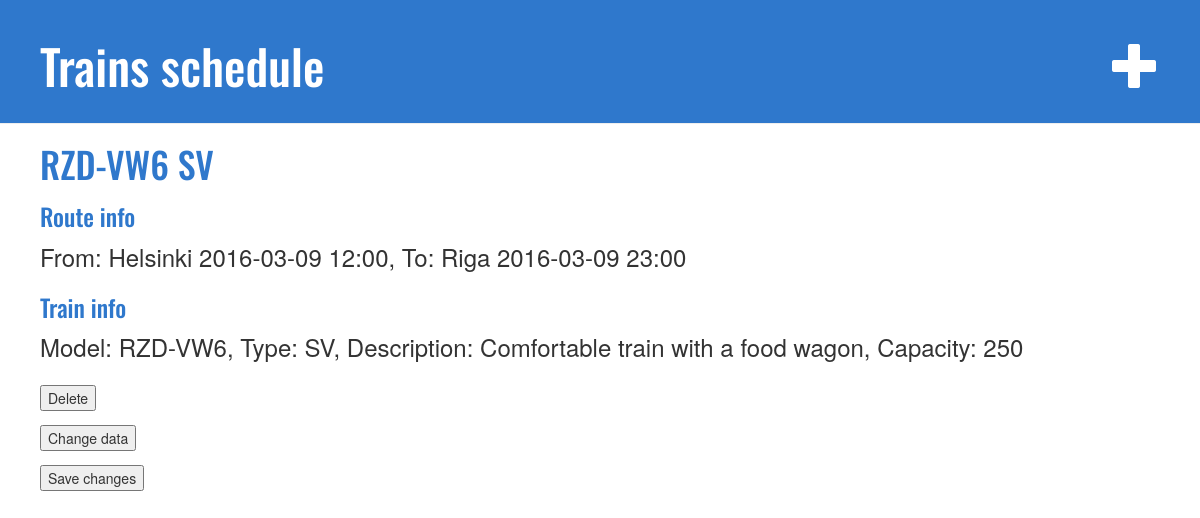
Page /schedule/train38/ on the committed database.
### trains_schedule/models.py (models this page shows, shortened)
class Schedule(models.Model):
    departure_city = models.ForeignKey(City, related_name='s_departure_city_name')
    destination_city = models.ForeignKey(City, related_name='s_destination_city_name')
    departure_date = models.DateTimeField('date of departure')
    destination_date = models.DateTimeField('date of arriving')
    train = models.ForeignKey(Train)
    def display_train(self):
        return u'From: {} {}, To: {} {}'.format(self.departure_city, self.departure_date.strftime("%Y-%m-%d %H:%M"),
                                                self.destination_city, self.destination_date.strftime("%Y-%m-%d %H:%M"))
    def display_train_info(self):
        return u'Model: {}, Type: {}, Description: {}, Capacity: {}'.format(self.train.train_model,
                                                                            self.train.train_type,
                                                                            self.train.train_type_description,
                                                                            self.train.train_capacity)

class Train(models.Model):
    train_model = models.CharField(max_length=20)
    train_type = models.CharField(max_length=10)
    train_type_description = models.CharField(max_length=100)
    train_capacity = models.IntegerField(default=0)
    def __unicode__(self):
        return u'{} {}'.format(self.train_model, self.train_type)

class City(models.Model):
    city_name = models.CharField(max_length=60)
    def trip_count(self):
        """
        Используется на форме администратора для отображения количества маршрутов в/из города
        """
        return self.s_departure_city_name.count() + self.s_destination_city_name.count()
    trip_count.short_description = 'Number of routes in/out of the city'
    def __unicode__(self):
        return u'{}'.format(self.city_name)

### trains_schedule/views.py (the view)
# urls.py: url(r'^train(?P<train_id>[0-9]+)/$', views.detail, name='detail'),
def detail(request, train_id):
    route = get_object_or_404(Schedule, pk=train_id)
    if request.method == 'POST':
        if request.POST['action'] == 'Delete':
            response = 'Successful delete route {}'.format(route.display_name())
            route.delete()
            return HttpResponse(response)
        elif request.POST['action'] == 'Change':
            initial_data = {'departure_city': route.departure_city,
                            'destination_city': route.destination_city,
                            'departure_date':  route.departure_date.strftime('%Y-%m-%d %H:%M'),
                            'destination_date': route.destination_date.strftime('%Y-%m-%d %H:%M'),
                            'train': route.train}
            form = RouteCreation(initial=initial_data)
            context = {'train': route, 'form': form}
        elif request.POST['action'] == 'Save':
            form = RouteCreation(request.POST, instance=route)
            if form.is_valid():
                if check_time(request.POST['departure_date'], request.POST['destination_date']):
                    return check_time(request.POST['departure_date'], request.POST['destination_date'])
                route = form.save()
                return redirect('/schedule/train{}'.format(route.id))
            else:
                return HttpResponse("Error: you enter incorrect value")
    else:
        context = {'train': route}
    return render(request, 'trains_schedule/detail.html', context)

### trains_schedule/templates/trains_schedule/detail.html (shortened to what this page needs)
{% extends 'trains_schedule/base.html' %}
{% block content %}
<h1>{{ train.train }}</h1>
<h3>{{ "Route info" }}</h3>
<div class="text_style">
    {{ train.display_train }}
</div>
<h3>{{ "Train info" }}</h3>
<div class="text_style">
{{train.display_train_info}}
</div>
<br>
<form  method="post">
    <input type="submit" value="Delete" />
</form>
<form  method="post">
    <input type="submit" value="Change data" />
</form>
<form  method="post">
    <input type="submit" value="Save changes" />
</form>
{% endblock content %}

### trains_schedule/static/trains_schedule/base.css (style rules this page uses)
h1 { color: #2F78CC; font-family: 'Oswald'; }
h3 { color: #2F78CC; font-family: 'Oswald'; }
.text_style { font-size: 18pt; }

### rows in the picture
Schedule: train "RZD-VW6 SV", display_train "From: Helsinki 2016-03-09 12:00, To: Riga 2016-03-09 23:00", display_train_info "Model: RZD-VW6, Type: SV, Description: Comfortable train with a food wagon, Capacity: 250"

### other values in the picture
{{ "Route info" }} "Route info"
{{ "Train info" }} "Train info"
